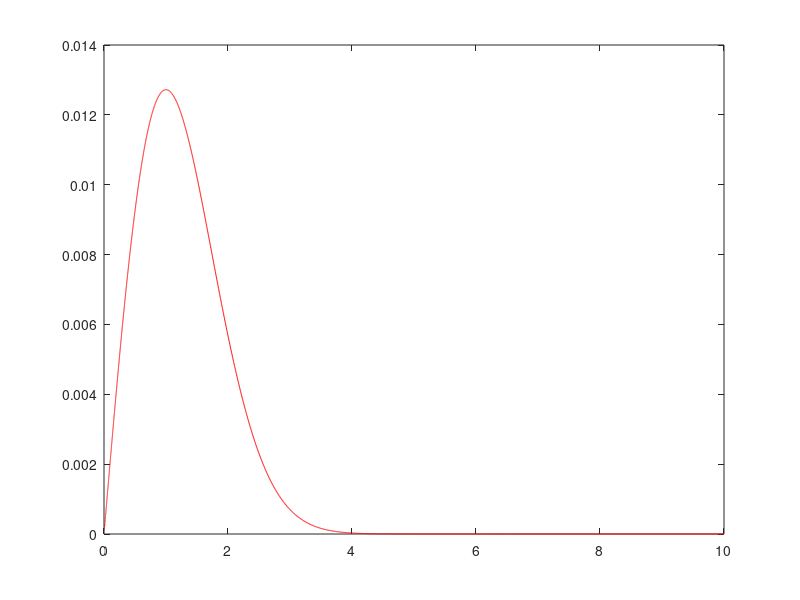
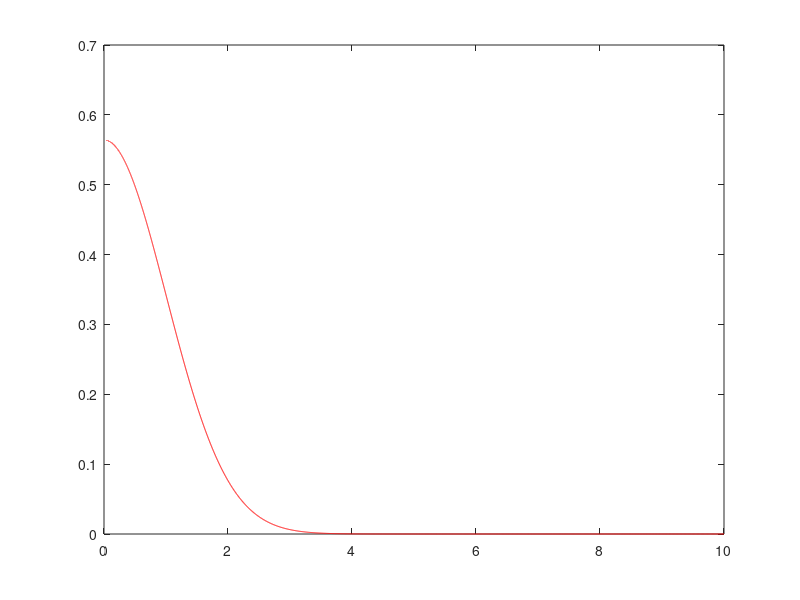

Reproduce these figures in MATLAB, in order.
clear all;
close all;



%Solving radial Schrodinger equation for harmonic oscillator in cylindrical coordinates

ngrid = 10000;
maxx = 10;
a = 0.00001;
b = log(maxx/a+1)/(ngrid-1);
x = a*(exp(b*(linspace(1,ngrid+1,ngrid+1)-1))-1);

fakepotential = 1e6;

s=0;

H = sparse(zeros(ngrid+1,ngrid+1));
    
%term containing potential
H = H + spdiags([fakepotential (1/2)*((x(2:end-1).^2)+(s^2-(1/4))./(x(2:end-1).^2)) fakepotential]',0,ngrid+1,ngrid+1);     

H = H + (1/(a*b)^2)*spdiags(1./exp(2*b*(linspace(1,ngrid+1,ngrid+1)-2))',0,ngrid+1,ngrid+1); 

H = H - ((1/2)*(exp(b)/cosh(b/2))*(1/(a*b)^2)*spdiags(1./exp(2*b*linspace(1,ngrid+1,ngrid+1))',-1,ngrid+1,ngrid+1))';

H = H - (1/2)*(exp(-b)/cosh(b/2))*(1/(a*b)^2)*spdiags(1./exp(2*b*(linspace(1,ngrid+1,ngrid+1)-1))',-1,ngrid+1,ngrid+1);

H = (H+H')/2;



%known solution

yg2 = ((1/pi)^(1/2))*exp(-x.^2/2);
yg1 = yg2.*(a*b*x.*exp(b*(linspace(1,ngrid+1,ngrid+1)-1))).^(1/2);

%find solution

opts.issym = 1;
opts.isreal = 1;
% opts.maxit = 1e3;
% opts.p = 1e2;
opts.v0 = yg1';

[y1,Eg] = eigs(H,1,'sa',opts);
    
% yg = (yg').*(x.^(-1/2));


y1 = y1'/sqrt(sum(y1'*y1));
y2 = y1.*(a*b*x.*exp(b*(linspace(1,ngrid+1,ngrid+1)-1))).^(-1/2);

dx = diff(x);
x = x(1:end-1);
yg1 = yg1(1:end-1);
yg2 = yg2(1:end-1);
y1 = y1(1:end-1);
y2 = y2(1:end-1);
y2(1) = y2(2);

y2 = y2/sqrt(2*pi*sum(dx.*x.*abs(y2).^2));


figure(1);
plot(x,y1);
hold on;
plot(x,yg1,'r');





figure(2);
plot(x,y2);
hold on;
plot(x,yg2,'r');

% test = (H*(yg1'))./(yg1');


% 2*pi*sum(dx.*x.*abs(yg2).^2)
